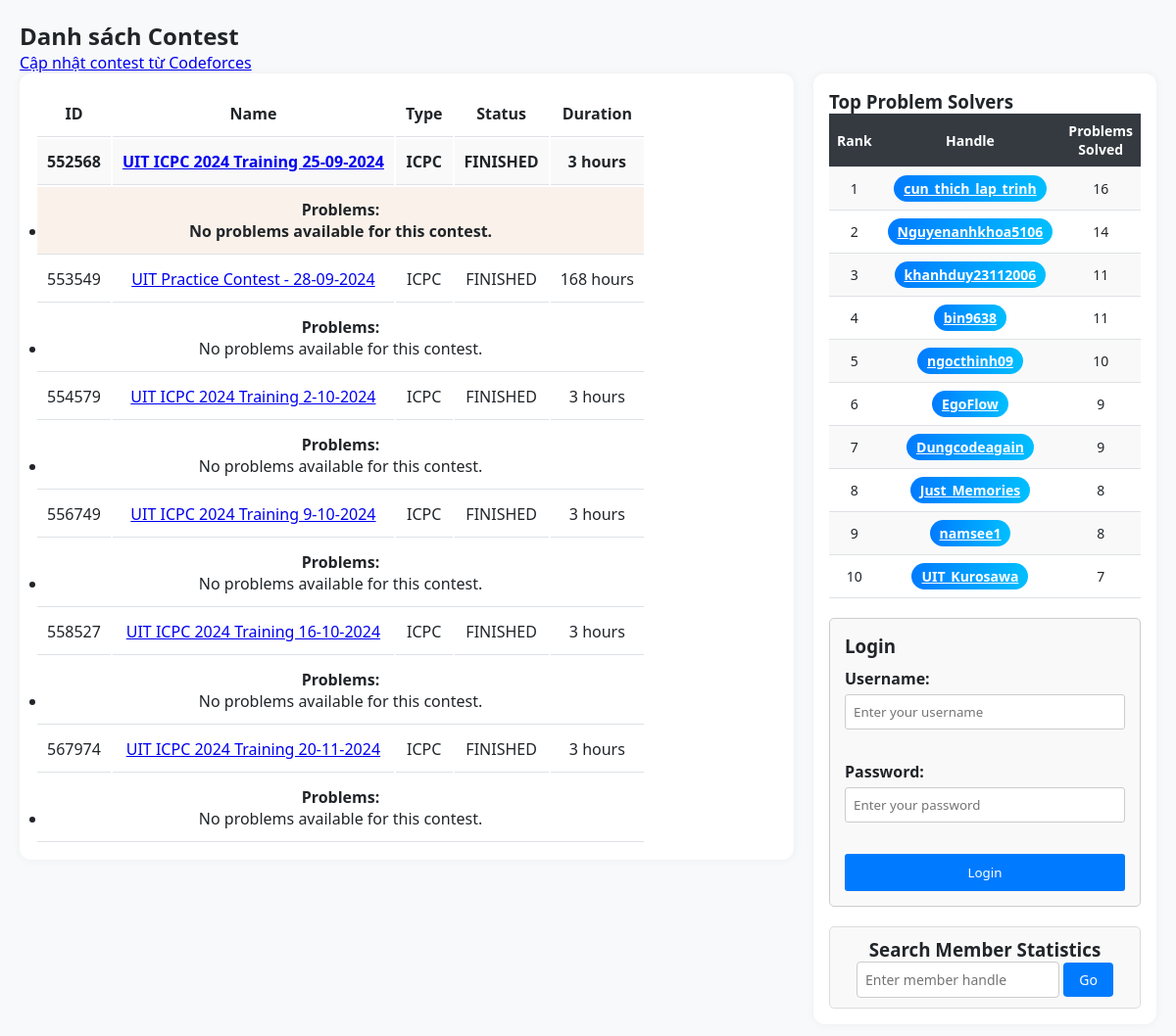
The page / on the database its author committed.
### backend/models.py (models this page shows)
class Contest(Base):
    __tablename__ = "contests"
    id = Column(Integer, primary_key=True, index=True)
    name = Column(String)
    type = Column(String)
    phase = Column(String)
    durationSeconds = Column(Integer)
    standings = relationship("Standing", back_populates="contest", cascade="all, delete-orphan")
    problems = relationship("Problem", back_populates="contest", cascade="all, delete-orphan")

class Standing(Base):
    __tablename__ = "standings"
    id = Column(Integer, primary_key=True, index=True)
    handle = Column(String, nullable=False)
    rank = Column(Integer, nullable=True)
    problems_solved = Column(Integer, nullable=False)
    contest_id = Column(Integer, ForeignKey("contests.id"))
    contest = relationship("Contest", back_populates="standings")

### main.py (the view)
@app.get("/", response_class=HTMLResponse)
async def home(request: Request):
    db = Session()
    contests = db.query(Contest).all()  # Fetch all contests
    solver_stats = {}
    contest_problems = {}  # Dictionary to store problem names for each contest
    for contest in contests:
        standings = fetch_contest_standings(contest.id)
        for row in standings:
            handle = row["handle"]
            problems_solved = row["problems_solved"]
            if handle not in solver_stats:
                solver_stats[handle] = 0
            solver_stats[handle] += problems_solved
        contest_problems[contest.id] = fetch_problem_names(contest.id)
    top_solvers = sorted(solver_stats.items(), key=lambda x: x[1], reverse=True)[:10]
    db.close()
    return templates.TemplateResponse("home.html", {
        "request": request,
        "contests": contests,
        "top_solvers": top_solvers,
        "contest_problems": contest_problems  # Pass problem names to the template
    })

### templates/home.html (shortened to what this page needs)
<!DOCTYPE html>
<html>
<head>
    <link rel="stylesheet" href="/static/style.css">
</head>
<body>
    <h2>Danh sách Contest</h2>
    <a href="/update-contests" class="button">Cập nhật contest từ Codeforces</a>
    <div class="main-container">
        <div class="left-section">
            <div class="standing-container">
                <div class="standing-table">
                    <table>
                        <tr>
                            <th>ID</th>
                            <th>Name</th>
                            <th>Type</th>
                            <th>Status</th>
                            <th>Duration</th>
                        </tr>
                        {% if contests %}
                            {% for contest in contests %}
                            <tr>
                                <td>{{ contest.id }}</td>
                                <td><a href="/contest/{{ contest.id }}/standings">{{ contest.name }}</a></td>
                                <td>{{ contest.type }}</td>
                                <td>{{ contest.phase }}</td>
                                <td>{{ contest.durationSeconds // 3600 }} hours</td>
                            </tr>
                            <tr>
                                <td colspan="5">
                                    <strong>Problems:</strong>
                                    <ul>
                                        {% if contest_problems[contest.id] %}
                                            {% for problem in contest_problems[contest.id] %}
                                            <li>{{ problem }}</li>
                                            {% endfor %}
                                        {% else %}
                                            <li>No problems available for this contest.</li>
                                        {% endif %}
                                    </ul>
                                </td>
                            </tr>
                            {% endfor %}
                        {% else %}
                            <tr>
                                <td colspan="5">No contests available.</td>
                            </tr>
                        {% endif %}
                    </table>
                </div>
            </div>
        </div>
        <div class="right-section">
            <h3>Top Problem Solvers</h3>
            <div class="top-solvers-container">
                <table class="top-solvers-table">
                    <tr>
                        <th>Rank</th>
                        <th>Handle</th>
                        <th>Problems Solved</th>
                    </tr>
                    {% if top_solvers %}
                        {% for solver in top_solvers %}
                        <tr>
                            <td>{{ loop.index }}</td>
                            <td><a href="/member/{{ solver[0] }}" class="handle">{{ solver[0] }}</a></td>
                            <td>{{ solver[1] }}</td>
                        </tr>
                        {% endfor %}
                    {% else %}
                        <tr>
                            <td colspan="3">No data available.</td>
                        </tr>
                    {% endif %}
                </table>
            </div>
            <div class="login-box">
                <h3>Login</h3>
                <form action="/auth/token" method="post">
                    <label for="username">Username:</label>
                    <input type="text" id="username" name="username" placeholder="Enter your username" required>
                    <br>
                    <label for="password">Password:</label>
                    <input type="password" id="password" name="password" placeholder="Enter your password" required>
                    <br>
                    <button type="submit">Login</button>
                </form>
            </div>
            <div class="member-search">
                <h3>Search Member Statistics</h3>
                <form id="memberSearchForm" onsubmit="goToMemberPage(event)">
                    <input type="text" id="memberHandle" placeholder="Enter member handle" required>
                    <button type="submit">Go</button>
                </form>
            </div>
        </div>
    </div>
</body>
</html>

### static/style.css (style rules this page uses)
* { margin: 0; padding: 0; box-sizing: border-box; font-family: 'Segoe UI', Tahoma, Geneva, Verdana, sans-serif; }
body { background-color: #f8f9fa; color: #212529; padding: 20px; }
.standing-container { max-width: 1000px; margin: auto; overflow-x: auto; border-radius: 12px; box-shadow: 0 0 10px rgba(0, 0, 0, 0.05); background: white; padding: 16px; }
.standing-table { width: 100%; border-collapse: collapse; font-size: 16px; min-width: 600px; }
.standing-table th, .standing-table td { text-align: center; padding: 12px 10px; border-bottom: 1px solid #dee2e6; }
.standing-table tbody tr:nth-child(2) td { background-color: #c0c0c01a; font-weight: bold; }
.standing-table tbody tr:nth-child(3) td { background-color: #cd7f321a; font-weight: bold; }
.handle { font-weight: 600; display: inline-block; padding: 4px 10px; border-radius: 20px; background: linear-gradient(to right, #007bff, #00bfff); color: white; transition: 0.3s; }
.main-container { display: flex; justify-content: space-between; gap: 20px; }
.left-section { flex: 3; }
.right-section { flex: 1; background-color: #ffffff; border-radius: 12px; box-shadow: 0 0 10px rgba(0, 0, 0, 0.05); padding: 16px; }
.top-solvers-table { width: 100%; border-collapse: collapse; font-size: 14px; }
.top-solvers-table th, .top-solvers-table td { text-align: center; padding: 8px; border-bottom: 1px solid #dee2e6; }
.top-solvers-table th { background-color: #343a40; color: #ffffff; }
.top-solvers-table tr:nth-child(even) { background-color: #f9f9f9; }
.member-search { margin-top: 20px; padding: 10px; background-color: #f9f9f9; border: 1px solid #ddd; border-radius: 5px; text-align: center; }
.member-search input[type="text"] { padding: 8px; width: 70%; border: 1px solid #ccc; border-radius: 4px; font-size: 14px; }
.member-search button { padding: 8px 16px; background-color: #007BFF; color: white; border: none; border-radius: 4px; font-size: 14px; cursor: pointer; }
.login-box { margin-top: 20px; padding: 15px; border: 1px solid #ccc; border-radius: 5px; background-color: #f9f9f9; }
.login-box h3 { margin-bottom: 10px; }
.login-box form { display: flex; flex-direction: column; }
.login-box label { margin-bottom: 5px; font-weight: bold; }
.login-box input { margin-bottom: 10px; padding: 8px; border: 1px solid #ccc; border-radius: 3px; }
.login-box button { padding: 10px; background-color: #007bff; color: white; border: none; border-radius: 3px; cursor: pointer; }

### rows shown on the page
Contest: id "552568", name "UIT ICPC 2024 Training 25-09-2024", type "ICPC", phase "FINISHED", durationSeconds "3", shows "No problems available for this contest."
Contest: id "553549", name "UIT Practice Contest - 28-09-2024", type "ICPC", phase "FINISHED", durationSeconds "168", shows "No problems available for this contest."
Contest: id "554579", name "UIT ICPC 2024 Training 2-10-2024", type "ICPC", phase "FINISHED", durationSeconds "3", shows "No problems available for this contest."
Contest: id "556749", name "UIT ICPC 2024 Training 9-10-2024", type "ICPC", phase "FINISHED", durationSeconds "3", shows "No problems available for this contest."
Contest: id "558527", name "UIT ICPC 2024 Training 16-10-2024", type "ICPC", phase "FINISHED", durationSeconds "3", shows "No problems available for this contest."
Contest: id "567974", name "UIT ICPC 2024 Training 20-11-2024", type "ICPC", phase "FINISHED", durationSeconds "3", shows "No problems available for this contest."
Standing: handle "cun_thich_lap_trinh", solver "16"
Standing: handle "Nguyenanhkhoa5106", solver "14"
Standing: handle "khanhduy23112006", solver "11"
Standing: handle "bin9638", solver "11"
Standing: handle "ngocthinh09", solver "10"
Standing: handle "EgoFlow", solver "9"
Standing: handle "Dungcodeagain", solver "9"
Standing: handle "Just_Memories", solver "8"
Standing: handle "namsee1", solver "8"
Standing: handle "UIT_Kurosawa", solver "7"
